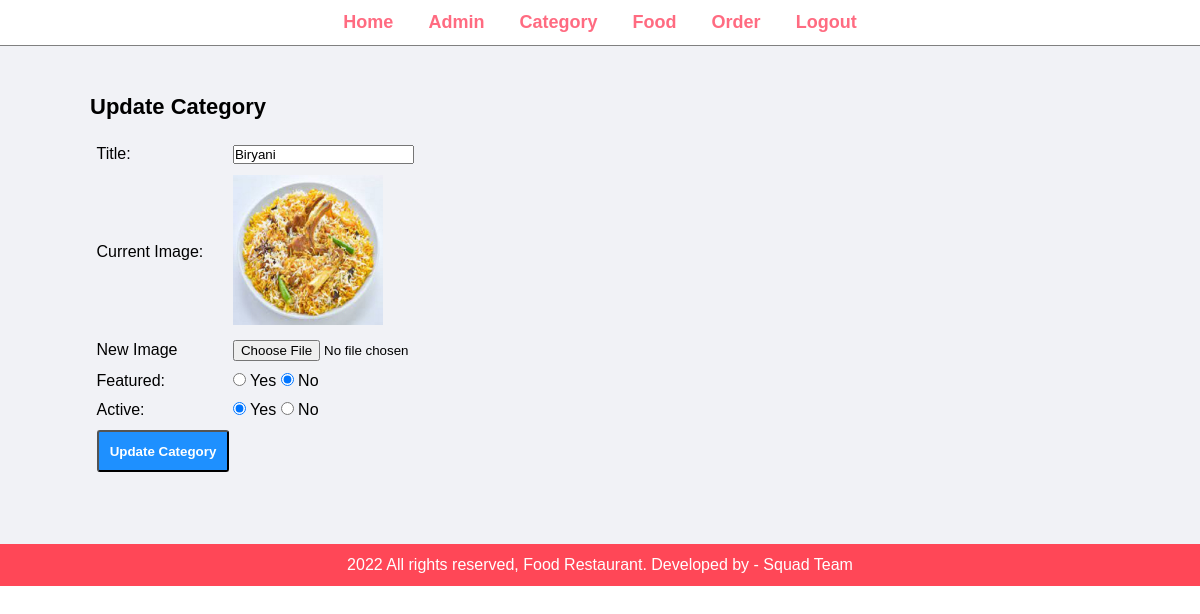
The app's page /admin/update-category.php?id=28 (signed in) with its own data.
### tables this page shows
CREATE TABLE `tbl_category` (
  `id` int(10) UNSIGNED NOT NULL,
  `title` varchar(100) NOT NULL,
  `image_name` varchar(255) NOT NULL,
  `featured` varchar(10) NOT NULL,
  `active` varchar(10) NOT NULL
);

### admin/update-category.php (the view, shortened to what this page needs)
<?php
    include("partials/menu.php");
?>
    <div class="main-content">
        <div class="wraper">
            <h1>Update Category</h1>
            <br>
            <?php
                if(isset($_GET["id"])){
                    $id = $_GET["id"];
                    $sql = "SELECT * FROM tbl_category WHERE id=$id";
                    $result = mysqli_query($db_connection, $sql);
                    $count = mysqli_num_rows($result);
                    if($count == 1){
                        $row = mysqli_fetch_assoc($result);
                        $title = $row["title"];
                        $current_image = $row["image_name"];
                        $featured = $row["featured"];
                        $active = $row["active"];
                    }
                    else{
                        $_SESSION["no-category-found"] = "<div class='error'>Category not found</div>";
                        header("location:".SITEURL."admin/manage-category.php");
                    }
                }
                else{
                    $_SESSION["unathrize-message"] = "<div class='error'>Unauthorize access</div>";
                    header("location:".SITEURL."admin/manage-category.php");
                }
            ?>
            <form action="" method="POST" enctype="multipart/form-data">
                <table class="tbl-20">
                    <tr>
                        <td>Title: </td>
                        <td>
                            <input type="text" name="title" value="<?php echo $title; ?>">
                        </td>
                    </tr>
                    <tr>
                        <td>Current Image: </td>
                        <td>
                            <?php
                                if($current_image != ""){
                                    ?>
                                        <img src="<?php echo SITEURL; ?>images/category/<?php echo $current_image; ?>" width="150px">
                                    <?php
                                }
                                else{
                                    echo "<div class='error'>Image not added</div>";
                                }
                            ?>
                        </td>
                    </tr>
                    <tr>
                        <td>New Image</td>
                        <td>
                            <input type="file" name="image">
                        </td>
                    </tr>
                    <tr>
                        <td>Featured: </td>
                        <td>
                            <input <?php if($featured == "Yes"){ echo "checked"; } ?> type="radio" name="featured" value="Yes"> Yes
                            <input <?php if($featured == "No"){ echo "checked"; } ?> type="radio" name="featured" value="No"> No
                        </td>
                    </tr>
                    <tr>
                        <td>Active: </td>
                        <td>
                            <input <?php if($active == "Yes"){ echo "checked"; } ?> type="radio" name="active" value="Yes"> Yes
                            <input <?php if($active == "No"){ echo "checked"; } ?> type="radio" name="active" value="No"> No
                        </td>
                    </tr>
                    <tr>
                        <td colspan="2">
                            <input type="submit" name="submit" value="Update Category" class="primary-btn">
                        </td>
                    </tr>
                </table>
            </form>
            <br>
        </div>
    </div>
<?php
    include("partials/footer.php");
?>

### css/admin.css (style rules this page uses)
* { margin: 0; padding: 0; font-family: Arial, Helvetica, sans-serif; }
.wraper { padding: 1%; width: 85%; margin: 0 auto; }
.tbl-20 { width: 45%; }
table tr td { padding: 1%; }
.primary-btn { background-color: #1e90ff; padding: 2.5%; color: #ffffff; font-weight: bold; border-radius: 3px; }
.main-content { background-color: #f1f2f6; padding: 3% 0; }
.main-content h1 { font-size: 22px; }

### records on screen
tbl_category: title "Biryani", image_name (picture), featured "☑", active "☑"
